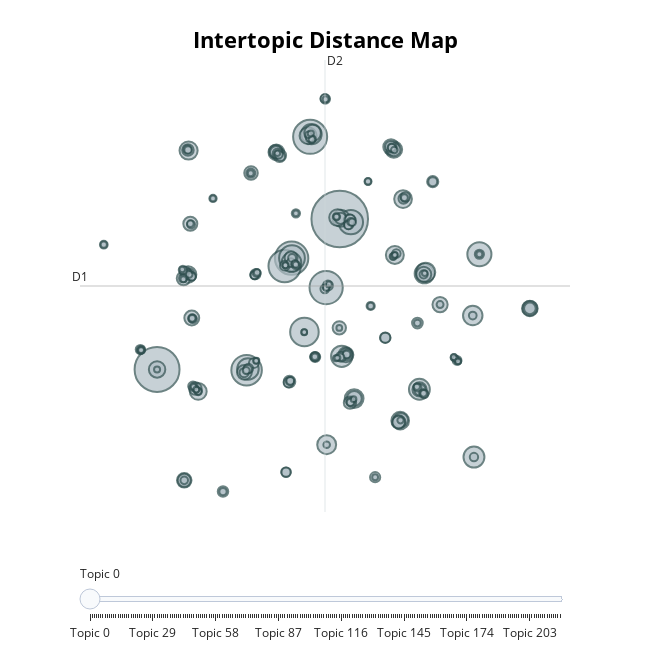

Notebook code for this chart:
### Markdown cell above
Overall, there were 215 claim clusters (topic) created. This seems to be a lot which is why we reduce the number of clusters.

### Code cell
topic_model.visualize_topics()

### Figure 1 — Plotly figure (JSON) as saved in the notebook; plotly's stock layout.template omitted (floating-point values rounded to 4 significant figures; data arrays with more than 128 entries replaced by an {"elided": "..."} marker saying what was removed)
{"data": [{"customdata": {"elided": "218x3 mixed values"}, "hovertemplate": "<b>Topic %{customdata[0]}</b><br>%{customdata[1]}<br>Size: %{customdata[2]}", "legendgroup": "", "marker": {"color": "#B0BEC5", "line": {"color": "DarkSlateGrey", "width": 2}, "size": {"elided": "218 int values"}, "sizemode": "area", "sizeref": 6.527, "symbol": "circle"}, "mode": "markers", "name": "", "orientation": "v", "showlegend": false, "type": "scatter", "x": {"elided": "218 float values"}, "xaxis": "x", "y": {"elided": "218 float values"}, "yaxis": "y"}], "layout": {"annotations": [{"showarrow": false, "text": "D1", "x": -13.8, "y": 5.402, "yshift": 10}, {"showarrow": false, "text": "D2", "x": 4.733, "xshift": 10, "y": 23.06}], "height": 650, "hoverlabel": {"bgcolor": "white", "font": {"family": "Rockwell", "size": 16}}, "legend": {"itemsizing": "constant", "tracegroupgap": 0}, "margin": {"t": 60}, "shapes": [{"line": {"color": "#CFD8DC", "width": 2}, "type": "line", "x0": 4.733, "x1": 4.733, "y0": -12.26, "y1": 23.06}, {"line": {"color": "#9E9E9E", "width": 2}, "type": "line", "x0": -13.8, "x1": 23.26, "y0": 5.402, "y1": 5.402}], "sliders": [{"active": 0, "pad": {"t": 50}, "steps": [{"args": [{"marker.color": {"elided": "1x218 str values"}}], "label": "Topic 0", "method": "update"}, {"args": [{"marker.color": {"elided": "1x218 str values"}}], "label": "Topic 1", "method": "update"}, {"args": [{"marker.color": {"elided": "1x218 str values"}}], "label": "Topic 2", "method": "update"}, {"args": [{"marker.color": {"elided": "1x218 str values"}}], "label": "Topic 3", "method": "update"}, {"args": [{"marker.color": {"elided": "1x218 str values"}}], "label": "Topic 4", "method": "update"}, {"args": [{"marker.color": {"elided": "1x218 str values"}}], "label": "Topic 5", "method": "update"}, {"args": [{"marker.color": {"elided": "1x218 str values"}}], "label": "Topic 6", "method": "update"}, {"args": [{"marker.color": {"elided": "1x218 str values"}}], "label": "Topic 7", "method": "update"}, {"args": [{"marker.color": {"elided": "1x218 str values"}}], "label": "Topic 8", "method": "update"}, {"args": [{"marker.color": {"elided": "1x218 str values"}}], "label": "Topic 9", "method": "update"}, {"args": [{"marker.color": {"elided": "1x218 str values"}}], "label": "Topic 10", "method": "update"}, {"args": [{"marker.color": {"elided": "1x218 str values"}}], "label": "Topic 11", "method": "update"}, {"args": [{"marker.color": {"elided": "1x218 str values"}}], "label": "Topic 12", "method": "update"}, {"args": [{"marker.color": {"elided": "1x218 str values"}}], "label": "Topic 13", "method": "update"}, {"args": [{"marker.color": {"elided": "1x218 str values"}}], "label": "Topic 14", "method": "update"}, {"args": [{"marker.color": {"elided": "1x218 str values"}}], "label": "Topic 15", "method": "update"}, {"args": [{"marker.color": {"elided": "1x218 str values"}}], "label": "Topic 16", "method": "update"}, {"args": [{"marker.color": {"elided": "1x218 str values"}}], "label": "Topic 17", "method": "update"}, {"args": [{"marker.color": {"elided": "1x218 str values"}}], "label": "Topic 18", "method": "update"}, {"args": [{"marker.color": {"elided": "1x218 str values"}}], "label": "Topic 19", "method": "update"}, {"args": [{"marker.color": {"elided": "1x218 str values"}}], "label": "Topic 20", "method": "update"}, {"args": [{"marker.color": {"elided": "1x218 str values"}}], "label": "Topic 21", "method": "update"}, {"args": [{"marker.color": {"elided": "1x218 str values"}}], "label": "Topic 22", "method": "update"}, {"args": [{"marker.color": {"elided": "1x218 str values"}}], "label": "Topic 23", "method": "update"}, {"args": [{"marker.color": {"elided": "1x218 str values"}}], "label": "Topic 24", "method": "update"}, {"args": [{"marker.color": {"elided": "1x218 str values"}}], "label": "Topic 25", "method": "update"}, {"args": [{"marker.color": {"elided": "1x218 str values"}}], "label": "Topic 26", "method": "update"}, {"args": [{"marker.color": {"elided": "1x218 str values"}}], "label": "Topic 27", "method": "update"}, {"args": [{"marker.color": {"elided": "1x218 str values"}}], "label": "Topic 28", "method": "update"}, {"args": [{"marker.color": {"elided": "1x218 str values"}}], "label": "Topic 29", "method": "update"}, {"args": [{"marker.color": {"elided": "1x218 str values"}}], "label": "Topic 30", "method": "update"}, {"args": [{"marker.color": {"elided": "1x218 str values"}}], "label": "Topic 31", "method": "update"}, {"args": [{"marker.color": {"elided": "1x218 str values"}}], "label": "Topic 32", "method": "update"}, {"args": [{"marker.color": {"elided": "1x218 str values"}}], "label": "Topic 33", "method": "update"}, {"args": [{"marker.color": {"elided": "1x218 str values"}}], "label": "Topic 34", "method": "update"}, {"args": [{"marker.color": {"elided": "1x218 str values"}}], "label": "Topic 35", "method": "update"}, {"args": [{"marker.color": {"elided": "1x218 str values"}}], "label": "Topic 36", "method": "update"}, {"args": [{"marker.color": {"elided": "1x218 str values"}}], "label": "Topic 37", "method": "update"}, {"args": [{"marker.color": {"elided": "1x218 str values"}}], "label": "Topic 38", "method": "update"}, {"args": [{"marker.color": {"elided": "1x218 str values"}}], "label": "Topic 39", "method": "update"}, {"args": [{"marker.color": {"elided": "1x218 str values"}}], "label": "Topic 40", "method": "update"}, {"args": [{"marker.color": {"elided": "1x218 str values"}}], "label": "Topic 41", "method": "update"}, {"args": [{"marker.color": {"elided": "1x218 str values"}}], "label": "Topic 42", "method": "update"}, {"args": [{"marker.color": {"elided": "1x218 str values"}}], "label": "Topic 43", "method": "update"}, {"args": [{"marker.color": {"elided": "1x218 str values"}}], "label": "Topic 44", "method": "update"}, {"args": [{"marker.color": {"elided": "1x218 str values"}}], "label": "Topic 45", "method": "update"}, {"args": [{"marker.color": {"elided": "1x218 str values"}}], "label": "Topic 46", "method": "update"}, {"args": [{"marker.color": {"elided": "1x218 str values"}}], "label": "Topic 47", "method": "update"}, {"args": [{"marker.color": {"elided": "1x218 str values"}}], "label": "Topic 48", "method": "update"}, {"args": [{"marker.color": {"elided": "1x218 str values"}}], "label": "Topic 49", "method": "update"}, {"args": [{"marker.color": {"elided": "1x218 str values"}}], "label": "Topic 50", "method": "update"}, {"args": [{"marker.color": {"elided": "1x218 str values"}}], "label": "Topic 51", "method": "update"}, {"args": [{"marker.color": {"elided": "1x218 str values"}}], "label": "Topic 52", "method": "update"}, {"args": [{"marker.color": {"elided": "1x218 str values"}}], "label": "Topic 53", "method": "update"}, {"args": [{"marker.color": {"elided": "1x218 str values"}}], "label": "Topic 54", "method": "update"}, {"args": [{"marker.color": {"elided": "1x218 str values"}}], "label": "Topic 55", "method": "update"}, {"args": [{"marker.color": {"elided": "1x218 str values"}}], "label": "Topic 56", "method": "update"}, {"args": [{"marker.color": {"elided": "1x218 str values"}}], "label": "Topic 57", "method": "update"}, {"args": [{"marker.color": {"elided": "1x218 str values"}}], "label": "Topic 58", "method": "update"}, {"args": [{"marker.color": {"elided": "1x218 str values"}}], "label": "Topic 59", "method": "update"}, {"args": [{"marker.color": {"elided": "1x218 str values"}}], "label": "Topic 60", "method": "update"}, {"args": [{"marker.color": {"elided": "1x218 str values"}}], "label": "Topic 61", "method": "update"}, {"args": [{"marker.color": {"elided": "1x218 str values"}}], "label": "Topic 62", "method": "update"}, {"args": [{"marker.color": {"elided": "1x218 str values"}}], "label": "Topic 63", "method": "update"}, {"args": [{"marker.color": {"elided": "1x218 str values"}}], "label": "Topic 64", "method": "update"}, {"args": [{"marker.color": {"elided": "1x218 str values"}}], "label": "Topic 65", "method": "update"}, {"args": [{"marker.color": {"elided": "1x218 str values"}}], "label": "Topic 66", "method": "update"}, {"args": [{"marker.color": {"elided": "1x218 str values"}}], "label": "Topic 67", "method": "update"}, {"args": [{"marker.color": {"elided": "1x218 str values"}}], "label": "Topic 68", "method": "update"}, {"args": [{"marker.color": {"elided": "1x218 str values"}}], "label": "Topic 69", "method": "update"}, {"args": [{"marker.color": {"elided": "1x218 str values"}}], "label": "Topic 70", "method": "update"}, {"args": [{"marker.color": {"elided": "1x218 str values"}}], "label": "Topic 71", "method": "update"}, {"args": [{"marker.color": {"elided": "1x218 str values"}}], "label": "Topic 72", "method": "update"}, {"args": [{"marker.color": {"elided": "1x218 str values"}}], "label": "Topic 73", "method": "update"}, {"args": [{"marker.color": {"elided": "1x218 str values"}}], "label": "Topic 74", "method": "update"}, {"args": [{"marker.color": {"elided": "1x218 str values"}}], "label": "Topic 75", "method": "update"}, {"args": [{"marker.color": {"elided": "1x218 str values"}}], "label": "Topic 76", "method": "update"}, {"args": [{"marker.color": {"elided": "1x218 str values"}}], "label": "Topic 77", "method": "update"}, {"args": [{"marker.color": {"elided": "1x218 str values"}}], "label": "Topic 78", "method": "update"}, {"args": [{"marker.color": {"elided": "1x218 str values"}}], "label": "Topic 79", "method": "update"}, {"args": [{"marker.color": {"elided": "1x218 str values"}}], "label": "Topic 80", "method": "update"}, {"args": [{"marker.color": {"elided": "1x218 str values"}}], "label": "Topic 81", "method": "update"}, {"args": [{"marker.color": {"elided": "1x218 str values"}}], "label": "Topic 82", "method": "update"}, {"args": [{"marker.color": {"elided": "1x218 str values"}}], "label": "Topic 83", "method": "update"}, {"args": [{"marker.color": {"elided": "1x218 str values"}}], "label": "Topic 84", "method": "update"}, {"args": [{"marker.color": {"elided": "1x218 str values"}}], "label": "Topic 85", "method": "update"}, {"args": [{"marker.color": {"elided": "1x218 str values"}}], "label": "Topic 86", "method": "update"}, {"args": [{"marker.color": {"elided": "1x218 str values"}}], "label": "Topic 87", "method": "update"}, {"args": [{"marker.color": {"elided": "1x218 str values"}}], "label": "Topic 88", "method": "update"}, {"args": [{"marker.color": {"elided": "1x218 str values"}}], "label": "Topic 89", "method": "update"}, {"args": [{"marker.color": {"elided": "1x218 str values"}}], "label": "Topic 90", "method": "update"}, {"args": [{"marker.color": {"elided": "1x218 str values"}}], "label": "Topic 91", "method": "update"}, {"args": [{"marker.color": {"elided": "1x218 str values"}}], "label": "Topic 92", "method": "update"}, {"args": [{"marker.color": {"elided": "1x218 str values"}}], "label": "Topic 93", "method": "update"}, {"args": [{"marker.color": {"elided": "1x218 str values"}}], "label": "Topic 94", "method": "update"}, {"args": [{"marker.color": {"elided": "1x218 str values"}}], "label": "Topic 95", "method": "update"}, {"args": [{"marker.color": {"elided": "1x218 str values"}}], "label": "Topic 96", "method": "update"}, {"args": [{"marker.color": {"elided": "1x218 str values"}}], "label": "Topic 97", "method": "update"}, {"args": [{"marker.color": {"elided": "1x218 str values"}}], "label": "Topic 98", "method": "update"}, {"args": [{"marker.color": {"elided": "1x218 str values"}}], "label": "Topic 99", "method": "update"}, {"args": [{"marker.color": {"elided": "1x218 str values"}}], "label": "Topic 100", "method": "update"}, {"args": [{"marker.color": {"elided": "1x218 str values"}}], "label": "Topic 101", "method": "update"}, {"args": [{"marker.color": {"elided": "1x218 str values"}}], "label": "Topic 102", "method": "update"}, {"args": [{"marker.color": {"elided": "1x218 str values"}}], "label": "Topic 103", "method": "update"}, {"args": [{"marker.color": {"elided": "1x218 str values"}}], "label": "Topic 104", "method": "update"}, {"args": [{"marker.color": {"elided": "1x218 str values"}}], "label": "Topic 105", "method": "update"}, {"args": [{"marker.color": {"elided": "1x218 str values"}}], "label": "Topic 106", "method": "update"}, {"args": [{"marker.color": {"elided": "1x218 str values"}}], "label": "Topic 107", "method": "update"}, {"args": [{"marker.color": {"elided": "1x218 str values"}}], "label": "Topic 108", "method": "update"}, {"args": [{"marker.color": {"elided": "1x218 str values"}}], "label": "Topic 109", "method": "update"}, {"args": [{"marker.color": {"elided": "1x218 str values"}}], "label": "Topic 110", "method": "update"}, {"args": [{"marker.color": {"elided": "1x218 str values"}}], "label": "Topic 111", "method": "update"}, {"args": [{"marker.color": {"elided": "1x218 str values"}}], "label": "Topic 112", "method": "update"}, {"args": [{"marker.color": {"elided": "1x218 str values"}}], "label": "Topic 113", "method": "update"}, {"args": [{"marker.color": {"elided": "1x218 str values"}}], "label": "Topic 114", "method": "update"}, {"args": [{"marker.color": {"elided": "1x218 str values"}}], "label": "Topic 115", "method": "update"}, {"args": [{"marker.color": {"elided": "1x218 str values"}}], "label": "Topic 116", "method": "update"}, {"args": [{"marker.color": {"elided": "1x218 str values"}}], "label": "Topic 117", "method": "update"}, {"args": [{"marker.color": {"elided": "1x218 str values"}}], "label": "Topic 118", "method": "update"}, {"args": [{"marker.color": {"elided": "1x218 str values"}}], "label": "Topic 119", "method": "update"}, {"args": [{"marker.color": {"elided": "1x218 str values"}}], "label": "Topic 120", "method": "update"}, {"args": [{"marker.color": {"elided": "1x218 str values"}}], "label": "Topic 121", "method": "update"}, {"args": [{"marker.color": {"elided": "1x218 str values"}}], "label": "Topic 122", "method": "update"}, {"args": [{"marker.color": {"elided": "1x218 str values"}}], "label": "Topic 123", "method": "update"}, {"args": [{"marker.color": {"elided": "1x218 str values"}}], "label": "Topic 124", "method": "update"}, {"args": [{"marker.color": {"elided": "1x218 str values"}}], "label": "Topic 125", "method": "update"}, {"args": [{"marker.color": {"elided": "1x218 str values"}}], "label": "Topic 126", "method": "update"}, {"args": [{"marker.color": {"elided": "1x218 str values"}}], "label": "Topic 127", "method": "update"}, {"args": [{"marker.color": {"elided": "1x218 str values"}}], "label": "Topic 128", "method": "update"}, {"args": [{"marker.color": {"elided": "1x218 str values"}}], "label": "Topic 129", "method": "update"}, {"args": [{"marker.color": {"elided": "1x218 str values"}}], "label": "Topic 130", "method": "update"}, {"args": [{"marker.color": {"elided": "1x218 str values"}}], "label": "Topic 131", "method": "update"}, {"args": [{"marker.color": {"elided": "1x218 str values"}}], "label": "Topic 132", "method": "update"}, {"args": [{"marker.color": {"elided": "1x218 str values"}}], "label": "Topic 133", "method": "update"}, {"args": [{"marker.color": {"elided": "1x218 str values"}}], "label": "Topic 134", "method": "update"}, {"args": [{"marker.color": {"elided": "1x218 str values"}}], "label": "Topic 135", "method": "update"}, {"args": [{"marker.color": {"elided": "1x218 str values"}}], "label": "Topic 136", "method": "update"}, {"args": [{"marker.color": {"elided": "1x218 str values"}}], "label": "Topic 137", "method": "update"}, {"args": [{"marker.color": {"elided": "1x218 str values"}}], "label": "Topic 138", "method": "update"}, {"args": [{"marker.color": {"elided": "1x218 str values"}}], "label": "Topic 139", "method": "update"}, {"args": [{"marker.color": {"elided": "1x218 str values"}}], "label": "Topic 140", "method": "update"}, {"args": [{"marker.color": {"elided": "1x218 str values"}}], "label": "Topic 141", "method": "update"}, {"args": [{"marker.color": {"elided": "1x218 str values"}}], "label": "Topic 142", "method": "update"}, {"args": [{"marker.color": {"elided": "1x218 str values"}}], "label": "Topic 143", "method": "update"}, {"args": [{"marker.color": {"elided": "1x218 str values"}}], "label": "Topic 144", "method": "update"}, {"args": [{"marker.color": {"elided": "1x218 str values"}}], "label": "Topic 145", "method": "update"}, {"args": [{"marker.color": {"elided": "1x218 str values"}}], "label": "Topic 146", "method": "update"}, {"args": [{"marker.color": {"elided": "1x218 str values"}}], "label": "Topic 147", "method": "update"}, {"args": [{"marker.color": {"elided": "1x218 str values"}}], "label": "Topic 148", "method": "update"}, {"args": [{"marker.color": {"elided": "1x218 str values"}}], "label": "Topic 149", "method": "update"}, {"args": [{"marker.color": {"elided": "1x218 str values"}}], "label": "Topic 150", "method": "update"}, {"args": [{"marker.color": {"elided": "1x218 str values"}}], "label": "Topic 151", "method": "update"}, {"args": [{"marker.color": {"elided": "1x218 str values"}}], "label": "Topic 152", "method": "update"}, {"args": [{"marker.color": {"elided": "1x218 str values"}}], "label": "Topic 153", "method": "update"}, {"args": [{"marker.color": {"elided": "1x218 str values"}}], "label": "Topic 154", "method": "update"}, {"args": [{"marker.color": {"elided": "1x218 str values"}}], "label": "Topic 155", "method": "update"}, {"args": [{"marker.color": {"elided": "1x218 str values"}}], "label": "Topic 156", "method": "update"}, {"args": [{"marker.color": {"elided": "1x218 str values"}}], "label": "Topic 157", "method": "update"}, {"args": [{"marker.color": {"elided": "1x218 str values"}}], "label": "Topic 158", "method": "update"}, {"args": [{"marker.color": {"elided": "1x218 str values"}}], "label": "Topic 159", "method": "update"}, {"args": [{"marker.color": {"elided": "1x218 str values"}}], "label": "Topic 160", "method": "update"}, {"args": [{"marker.color": {"elided": "1x218 str values"}}], "label": "Topic 161", "method": "update"}, {"args": [{"marker.color": {"elided": "1x218 str values"}}], "label": "Topic 162", "method": "update"}, {"args": [{"marker.color": {"elided": "1x218 str values"}}], "label": "Topic 163", "method": "update"}, {"args": [{"marker.color": {"elided": "1x218 str values"}}], "label": "Topic 164", "method": "update"}, {"args": [{"marker.color": {"elided": "1x218 str values"}}], "label": "Topic 165", "method": "update"}, {"args": [{"marker.color": {"elided": "1x218 str values"}}], "label": "Topic 166", "method": "update"}, {"args": [{"marker.color": {"elided": "1x218 str values"}}], "label": "Topic 167", "method": "update"}, {"args": [{"marker.color": {"elided": "1x218 str values"}}], "label": "Topic 168", "method": "update"}, {"args": [{"marker.color": {"elided": "1x218 str values"}}], "label": "Topic 169", "method": "update"}, {"args": [{"marker.color": {"elided": "1x218 str values"}}], "label": "Topic 170", "method": "update"}, {"args": [{"marker.color": {"elided": "1x218 str values"}}], "label": "Topic 171", "method": "update"}, {"args": [{"marker.color": {"elided": "1x218 str values"}}], "label": "Topic 172", "method": "update"}, {"args": [{"marker.color": {"elided": "1x218 str values"}}], "label": "Topic 173", "method": "update"}, {"args": [{"marker.color": {"elided": "1x218 str values"}}], "label": "Topic 174", "method": "update"}, {"args": [{"marker.color": {"elided": "1x218 str values"}}], "label": "Topic 175", "method": "update"}, {"args": [{"marker.color": {"elided": "1x218 str values"}}], "label": "Topic 176", "method": "update"}, {"args": [{"marker.color": {"elided": "1x218 str values"}}], "label": "Topic 177", "method": "update"}, {"args": [{"marker.color": {"elided": "1x218 str values"}}], "label": "Topic 178", "method": "update"}, {"args": [{"marker.color": {"elided": "1x218 str values"}}], "label": "Topic 179", "method": "update"}, {"args": [{"marker.color": {"elided": "1x218 str values"}}], "label": "Topic 180", "method": "update"}, {"args": [{"marker.color": {"elided": "1x218 str values"}}], "label": "Topic 181", "method": "update"}, {"args": [{"marker.color": {"elided": "1x218 str values"}}], "label": "Topic 182", "method": "update"}, {"args": [{"marker.color": {"elided": "1x218 str values"}}], "label": "Topic 183", "method": "update"}, {"args": [{"marker.color": {"elided": "1x218 str values"}}], "label": "Topic 184", "method": "update"}, {"args": [{"marker.color": {"elided": "1x218 str values"}}], "label": "Topic 185", "method": "update"}, {"args": [{"marker.color": {"elided": "1x218 str values"}}], "label": "Topic 186", "method": "update"}, {"args": [{"marker.color": {"elided": "1x218 str values"}}], "label": "Topic 187", "method": "update"}, {"args": [{"marker.color": {"elided": "1x218 str values"}}], "label": "Topic 188", "method": "update"}, {"args": [{"marker.color": {"elided": "1x218 str values"}}], "label": "Topic 189", "method": "update"}, {"args": [{"marker.color": {"elided": "1x218 str values"}}], "label": "Topic 190", "method": "update"}, {"args": [{"marker.color": {"elided": "1x218 str values"}}], "label": "Topic 191", "method": "update"}, {"args": [{"marker.color": {"elided": "1x218 str values"}}], "label": "Topic 192", "method": "update"}, {"args": [{"marker.color": {"elided": "1x218 str values"}}], "label": "Topic 193", "method": "update"}, {"args": [{"marker.color": {"elided": "1x218 str values"}}], "label": "Topic 194", "method": "update"}, {"args": [{"marker.color": {"elided": "1x218 str values"}}], "label": "Topic 195", "method": "update"}, {"args": [{"marker.color": {"elided": "1x218 str values"}}], "label": "Topic 196", "method": "update"}, {"args": [{"marker.color": {"elided": "1x218 str values"}}], "label": "Topic 197", "method": "update"}, {"args": [{"marker.color": {"elided": "1x218 str values"}}], "label": "Topic 198", "method": "update"}, {"args": [{"marker.color": {"elided": "1x218 str values"}}], "label": "Topic 199", "method": "update"}, {"args": [{"marker.color": {"elided": "1x218 str values"}}], "label": "Topic 200", "method": "update"}, {"args": [{"marker.color": {"elided": "1x218 str values"}}], "label": "Topic 201", "method": "update"}, {"args": [{"marker.color": {"elided": "1x218 str values"}}], "label": "Topic 202", "method": "update"}, {"args": [{"marker.color": {"elided": "1x218 str values"}}], "label": "Topic 203", "method": "update"}, {"args": [{"marker.color": {"elided": "1x218 str values"}}], "label": "Topic 204", "method": "update"}, {"args": [{"marker.color": {"elided": "1x218 str values"}}], "label": "Topic 205", "method": "update"}, {"args": [{"marker.color": {"elided": "1x218 str values"}}], "label": "Topic 206", "method": "update"}, {"args": [{"marker.color": {"elided": "1x218 str values"}}], "label": "Topic 207", "method": "update"}, {"args": [{"marker.color": {"elided": "1x218 str values"}}], "label": "Topic 208", "method": "update"}, {"args": [{"marker.color": {"elided": "1x218 str values"}}], "label": "Topic 209", "method": "update"}, {"args": [{"marker.color": {"elided": "1x218 str values"}}], "label": "Topic 210", "method": "update"}, {"args": [{"marker.color": {"elided": "1x218 str values"}}], "label": "Topic 211", "method": "update"}, {"args": [{"marker.color": {"elided": "1x218 str values"}}], "label": "Topic 212", "method": "update"}, {"args": [{"marker.color": {"elided": "1x218 str values"}}], "label": "Topic 213", "method": "update"}, {"args": [{"marker.color": {"elided": "1x218 str values"}}], "label": "Topic 214", "method": "update"}, {"args": [{"marker.color": {"elided": "1x218 str values"}}], "label": "Topic 215", "method": "update"}, {"args": [{"marker.color": {"elided": "1x218 str values"}}], "label": "Topic 216", "method": "update"}, {"args": [{"marker.color": {"elided": "1x218 str values"}}], "label": "Topic 217", "method": "update"}]}], "title": {"font": {"color": "Black", "size": 22}, "text": "<b>Intertopic Distance Map</b>", "x": 0.5, "xanchor": "center", "y": 0.95, "yanchor": "top"}, "width": 650, "xaxis": {"anchor": "y", "domain": [0, 1], "range": [-13.8, 23.26], "title": {"text": ""}, "visible": false}, "yaxis": {"anchor": "x", "domain": [0, 1], "range": [-12.26, 23.06], "title": {"text": ""}, "visible": false}}}
